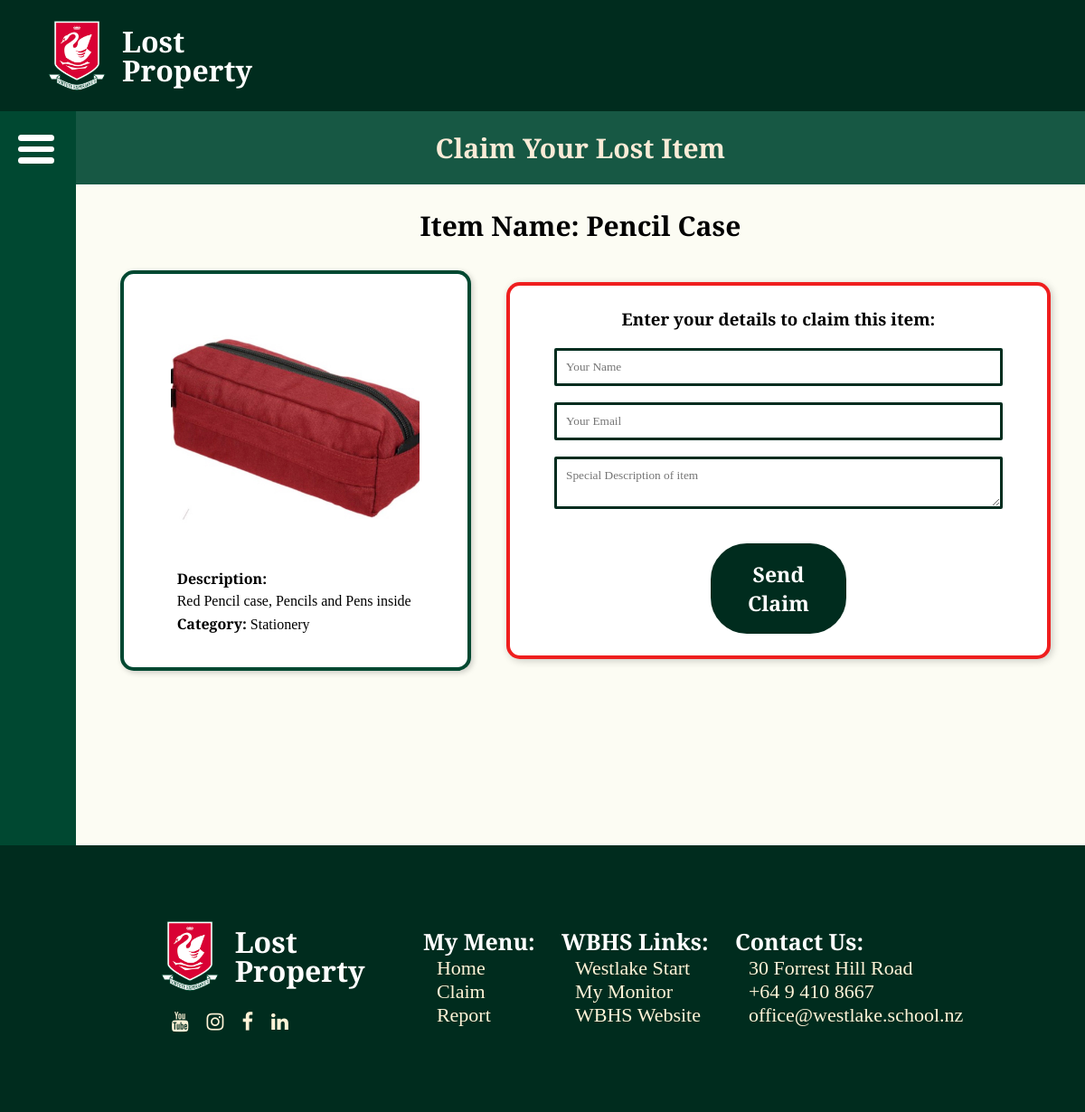
The page /claim_item/24 on the database its author committed.
### tables this page shows
CREATE TABLE items (
            id INTEGER PRIMARY KEY AUTOINCREMENT,
            item_name TEXT,
            name TEXT,
            description TEXT,
            image_filename TEXT,
            category TEXT
        );

### app.py (the view)
@app.route('/claim_item/<int:item_id>', methods=['GET', 'POST'])
def claim_item(item_id):
    conn = get_db_connection()
    item = conn.execute('SELECT * FROM items WHERE id = ?', (item_id,)).fetchone()
    conn.close()
    if not item:
        flash("Item not found.")
        return redirect(url_for('claim'))
    return render_template('claim_form.html', item=item)

### app.py (called while the page is built)
def get_db_connection():
    db_path = os.path.join('Final', 'WBHSLostProperty.db')
    conn = sqlite3.connect(db_path)
    conn.row_factory = sqlite3.Row
    return conn

### templates/claim_form.html (shortened to what this page needs)
{% extends 'base.html' %}
{% block body %}
<h2 class="page_header">Claim Your Lost Item</h2>
<h2 style="font-size: 30px; margin-top: 25px;">Item Name: {{ item['item_name'] }}</h2>
<div class="claim_form_preview_container">
    <div class="item_preview">
        <img src="{{ url_for('static', filename='uploads/' + item['image_filename']) }}"
             alt="{{ item['item_name'] }}"
             class="claim_preview_image">
        <div class="item_details">
            <p><strong>Description:</strong></p>
            <p>{{ item['description'] }}</p>
            <p><strong>Category:</strong> {{ item['category'] }}</p>
        </div>
    </div>
    <div class="form_container" id="claim">
        <form id="claim_form" data-item-name="{{ item['item_name'] }}">
            <h3>Enter your details to claim this item:</h3>
            <input type="text" id="name" name="name" placeholder="Your Name" required><br>
            <input type="email" id="email" name="email" placeholder="Your Email" required><br>
            <textarea id="message" name="message" placeholder="Special Description of item"></textarea><br>
            <button type="submit">Send Claim</button>
        </form>
    </div>
</div>
{% endblock %}

### static/style.css (style rules this page uses)
* { margin: 0; padding: 0; box-sizing: 0; font-family: "EB Garamond", serif; }
body { margin: 0; padding: 0; overflow-x: hidden; background: rgba(252, 252, 240, 0.783); }
.page_header { font-size: 30px; font-weight: bold; width: 100%; height: fit-content; padding: 20px 0px; background:#175844; color:antiquewhite; }
.form_container, .claim_form_container { width: 100%; height: 100vh; margin-top: 50px; display: flex; flex-direction: column; align-items: center; justify-content: center; text-align: center; }
.form_container form { background: white; border: 4px solid #ed0000e1; display: flex; flex-direction: column; padding: 2vw 3vw; width: 90%; max-width: 600px; border-radius: 15px; box-shadow: 2px 2px 8px rgba(0,0,0,0.2); }
.form_container form h3, .claim_form_container form h3 { color: black; font-weight: 800; margin-bottom: 20px; }
.form_container form input, form textarea , .claim_form_container form input, form textarea { border: 0; padding: 10px; border: #002c1e 3px solid; border-radius: 2px; width: 90%; margin: 0 auto; }
.form_container form button, .claim_form_container form button { padding: 15px; background: #002c1e; color: white; font-size: 23px; font-weight: bold; border: 0; border-radius: 40px; outline: none; width: 150px; margin: 20px auto 0; border: 3px solid #002c1e; }
.claim_form_preview_container { display: flex; justify-content: center; align-items: center; gap: 50px; flex-wrap: wrap; margin-top: -200px; }
.item_preview { display: flex; margin-top: 50px; flex-direction: column; justify-content: center; align-items: center; width: 350px; height: 405px; border: 4px solid #004831; border-radius: 15px; padding: 15px; background: white; box-shadow: 2px 2px 6px rgba(0,0,0,0.2); }
.item_preview img.claim_preview_image { width: 275px; height: 275px; border-radius: 10px; object-fit: cover; margin-bottom: 15px; }
.item_details { text-align: left; width: 75%; }
.item_details p { margin: 5px 0; font-size: 16px; }
#claim { display: flex; flex-direction: column; width: 580px; }

### rows shown on the page
items: item_name "Pencil Case", image_filename (picture), description "Red Pencil case, Pencils and Pens inside", category "Stationery"
